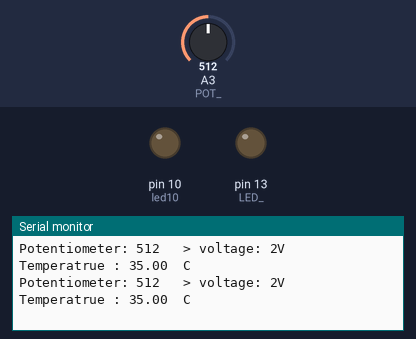
A sketch run on a simulated Arduino Uno, built with avr-gcc and run on an emulated ATmega328P. Parts: output pins drawn as LEDs (lit = HIGH), the last lines printed to the serial monitor. Inputs (shaded band) come from the test bench; at power-on: A3 (POT_) = 512.

Above: at 1.2 s.
1.3 s: A3 (POT_) set to 804
At 1.32 s:
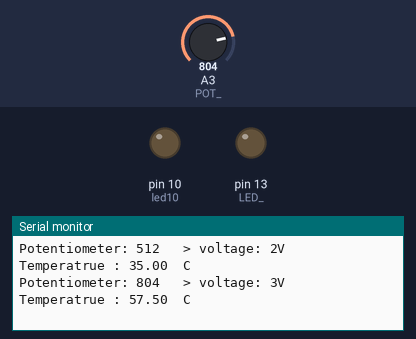
4.3 s: A3 (POT_) set to 831
At 4.46 s:
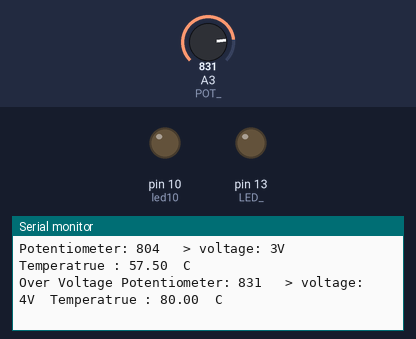

Measured:
- the behaviour switches between 818 and 819 on A3 (POT_) (found by bisection; images 1 and 2)
- after the input at 1.3 s, the serial monitor: prints a new line at once (image 1)
- after the input at 4.3 s, the serial monitor: prints a new line after 0.05 s (image 2)

The sketch:

Qs_2.ino
```cpp
int POT_ = A3;
const int LED_ = 13;
#define led10 10
void setup() {
  Serial.begin(9600);
  pinMode(LED_, OUTPUT);
  pinMode(led10, OUTPUT);
}

void loop() {
  int potValue = analogRead(POT_);

  int voltage = (potValue * 5.0 / 1023.0);
  if (voltage >= 4) {Serial.print("Over Voltage ");}
  float temp = (22.5 *voltage) -10;

  if (voltage > 4) {
    temp = 80;
    Serial.print("Over voltage");
  }else if (voltage < 0){
    temp = -10;
  }
  Serial.print("Potentiometer: ");
  Serial.print(potValue);
  Serial.print("   > voltage: ");
  Serial.print(voltage, 1);
  Serial.print("V");
  Serial.print("  Temperatrue : ");
  Serial.print(temp,2);
  Serial.println("  C");

  delay(100);
}
```
